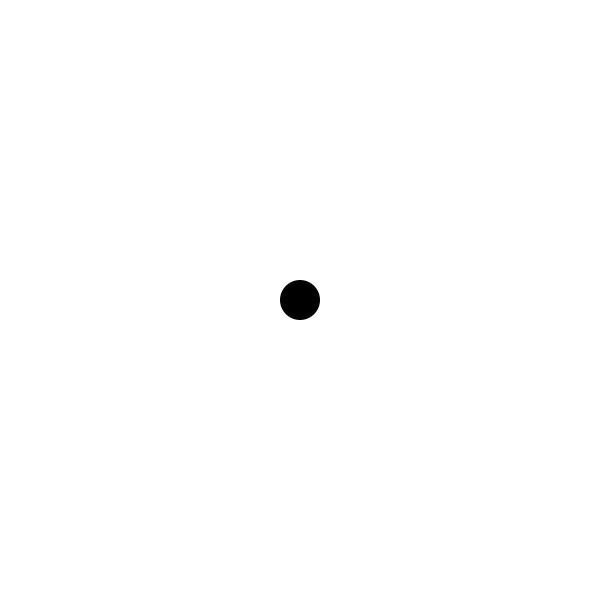
Frame 1 (no input)
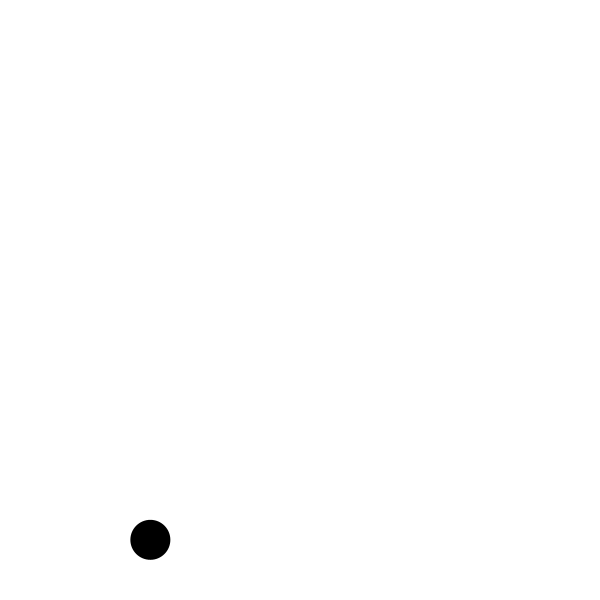
Frame 60 (the mouse pressed at the canvas centre just before this capture)
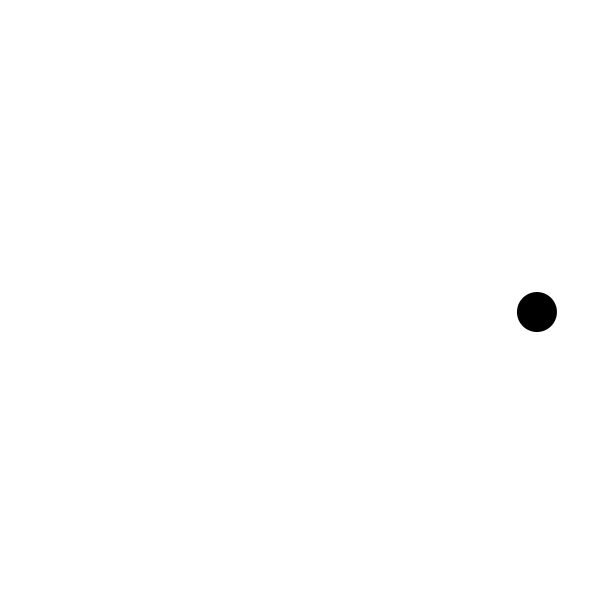
Frame 120 (the mouse held since frame 60 and released just before this capture)

The Processing sketch that drew these frames (run headless with seeded random() and noise(); from frame 60 on, the mouse is pressed at the canvas centre):

// Processing sketch: sketch_0505
// ── sketch_0505.pde
float angleX = 0;
float angleY = 0;
float speedX = random(0.1);
float speedY = random(0.1);

void setup() {
  size(600, 600);
  fill(0);
  noStroke();
}

void draw() {
  background(255);
  float x = width / 2 + sin(angleX) * width * 0.4;
  float y = height / 2 + sin(angleY) * height * 0.4;
  angleX += speedX;
  angleY += speedY;
  
  push();
  circle(x, y, 40);
  pop();
}
